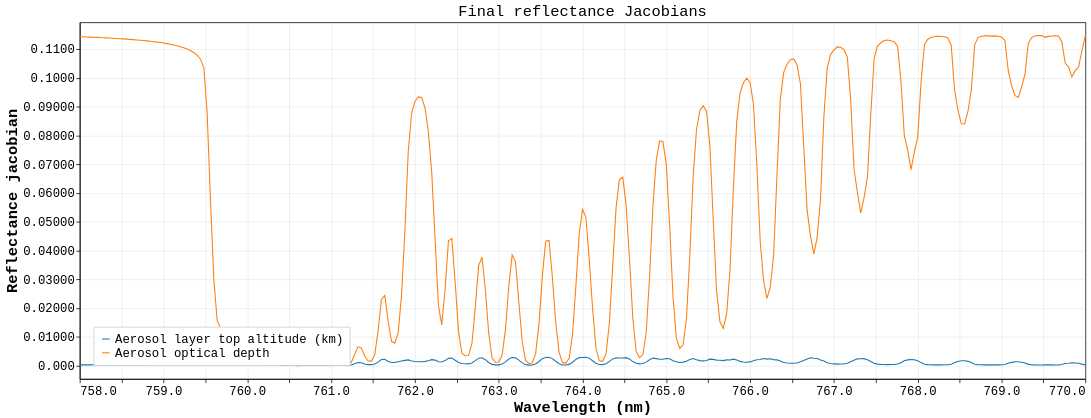

The notebook cell this image was saved under:
### Markdown cell above
## Final Reflectance Jacobians

### Code cell
result.plot.jacobian()

### Figure 1 — Vega-Lite specification as saved in the notebook (floating-point values rounded to 4 significant figures; data arrays with more than 128 entries replaced by an {"elided": "..."} marker saying what was removed)
{"config": {"background": "white", "view": {"stroke": "black", "continuousWidth": 1311, "continuousHeight": 465}, "axis": {"domain": true, "domainColor": "black", "grid": true, "gridColor": "#b0b0b0", "gridOpacity": 0.25, "labelColor": "black", "labelFont": "Menlo, Monaco, Consolas, Liberation Mono, DejaVu Sans Mono, monospace", "labelFontSize": 16, "tickColor": "black", "titleColor": "black", "titleFont": "Menlo, Monaco, Consolas, Liberation Mono, DejaVu Sans Mono, monospace", "titleFontSize": 20}, "legend": {"labelColor": "black", "labelFont": "Menlo, Monaco, Consolas, Liberation Mono, DejaVu Sans Mono, monospace", "labelFontSize": 16, "labelLimit": 320, "orient": "bottom-left", "fillColor": "white", "strokeColor": "#cccccc", "padding": 8, "titleColor": "black", "titleFont": "Menlo, Monaco, Consolas, Liberation Mono, DejaVu Sans Mono, monospace", "titleFontSize": 16}, "line": {"strokeWidth": 1.4}, "point": {"size": 28}, "range": {"category": ["#1f77b4", "#ff7f0e", "#d62728"]}, "title": {"color": "black", "font": "Menlo, Monaco, Consolas, Liberation Mono, DejaVu Sans Mono, monospace", "fontSize": 20, "fontWeight": "normal", "anchor": "middle"}}, "data": {"name": "data-8c138172e9cc03bbe1a584aeb211cdb3"}, "mark": {"type": "line"}, "encoding": {"color": {"field": "state", "title": null, "type": "nominal"}, "tooltip": [{"field": "wavelength_nm", "format": ".4f", "title": "Wavelength (nm)", "type": "quantitative"}, {"field": "state", "title": "State", "type": "nominal"}, {"field": "reflectance_jacobian", "format": ".8g", "title": "Reflectance jacobian", "type": "quantitative"}], "x": {"field": "wavelength_nm", "scale": {"zero": false}, "title": "Wavelength (nm)", "type": "quantitative"}, "y": {"axis": {"format": ".4g"}, "field": "reflectance_jacobian", "scale": {"domain": [-0.004547, 0.1194], "zero": false}, "title": "Reflectance jacobian", "type": "quantitative"}}, "height": 465, "title": "Final reflectance Jacobians", "width": 1311, "$schema": "https://vega.github.io/schema/vega-lite/v6.4.1.json", "datasets": {"data-8c138172e9cc03bbe1a584aeb211cdb3": {"elided": "602 records"}}}
